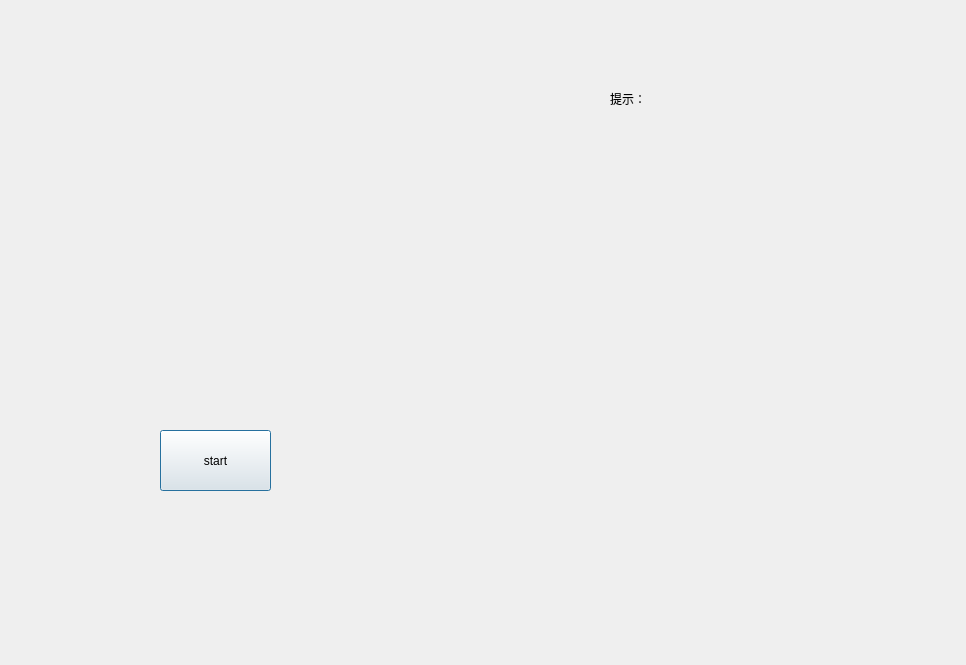
<?xml version="1.0" encoding="UTF-8"?>
<ui version="4.0">
 <class>Dialog</class>
 <widget class="QDialog" name="Dialog">
  <property name="geometry">
   <rect>
    <x>0</x>
    <y>0</y>
    <width>966</width>
    <height>665</height>
   </rect>
  </property>
  <property name="windowTitle">
   <string>Dialog</string>
  </property>
  <widget class="QPushButton" name="Gamestart">
   <property name="geometry">
    <rect>
     <x>160</x>
     <y>430</y>
     <width>111</width>
     <height>61</height>
    </rect>
   </property>
   <property name="text">
    <string>start</string>
   </property>
  </widget>
  <widget class="QWidget" name="gridLayoutWidget">
   <property name="geometry">
    <rect>
     <x>160</x>
     <y>60</y>
     <width>341</width>
     <height>321</height>
    </rect>
   </property>
   <layout class="QGridLayout" name="gridLayout">
    <item row="0" column="0">
     <widget class="QLabel" name="pciture1">
      <property name="text">
       <string/>
      </property>
      <property name="scaledContents">
       <bool>true</bool>
      </property>
     </widget>
    </item>
    <item row="0" column="1">
     <widget class="QLabel" name="picture2">
      <property name="text">
       <string/>
      </property>
      <property name="scaledContents">
       <bool>true</bool>
      </property>
     </widget>
    </item>
    <item row="2" column="1">
     <widget class="QLabel" name="picture8">
      <property name="text">
       <string/>
      </property>
      <property name="scaledContents">
       <bool>true</bool>
      </property>
     </widget>
    </item>
    <item row="1" column="1">
     <widget class="QLabel" name="picture5">
      <property name="text">
       <string/>
      </property>
      <property name="scaledContents">
       <bool>true</bool>
      </property>
     </widget>
    </item>
    <item row="1" column="0">
     <widget class="QLabel" name="picture4">
      <property name="text">
       <string/>
      </property>
      <property name="scaledContents">
       <bool>true</bool>
      </property>
     </widget>
    </item>
    <item row="2" column="0">
     <widget class="QLabel" name="picture7">
      <property name="text">
       <string/>
      </property>
      <property name="scaledContents">
       <bool>true</bool>
      </property>
     </widget>
    </item>
    <item row="2" column="2">
     <widget class="QLabel" name="picture10">
      <property name="text">
       <string/>
      </property>
      <property name="scaledContents">
       <bool>true</bool>
      </property>
     </widget>
    </item>
    <item row="1" column="2">
     <widget class="QLabel" name="picture6">
      <property name="text">
       <string/>
      </property>
      <property name="scaledContents">
       <bool>true</bool>
      </property>
     </widget>
    </item>
    <item row="0" column="2">
     <widget class="QLabel" name="picture3">
      <property name="text">
       <string/>
      </property>
      <property name="scaledContents">
       <bool>true</bool>
      </property>
     </widget>
    </item>
   </layout>
  </widget>
  <widget class="QLabel" name="tips">
   <property name="geometry">
    <rect>
     <x>610</x>
     <y>90</y>
     <width>130</width>
     <height>130</height>
    </rect>
   </property>
   <property name="sizePolicy">
    <sizepolicy hsizetype="Preferred" vsizetype="Preferred">
     <horstretch>0</horstretch>
     <verstretch>0</verstretch>
    </sizepolicy>
   </property>
   <property name="maximumSize">
    <size>
     <width>400</width>
     <height>400</height>
    </size>
   </property>
   <property name="baseSize">
    <size>
     <width>400</width>
     <height>400</height>
    </size>
   </property>
   <property name="text">
    <string>提示：</string>
   </property>
   <property name="alignment">
    <set>Qt::AlignLeading|Qt::AlignLeft|Qt::AlignTop</set>
   </property>
  </widget>
 </widget>
 <resources/>
 <connections/>
</ui>
